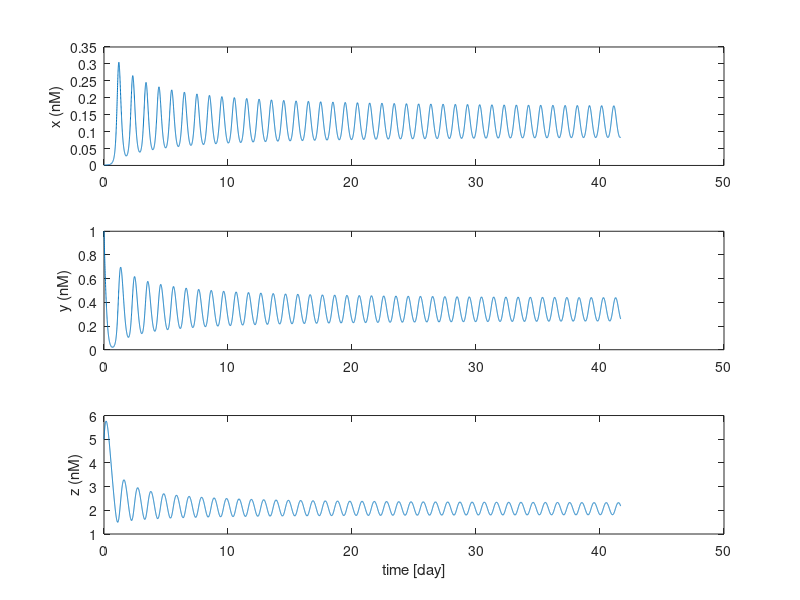
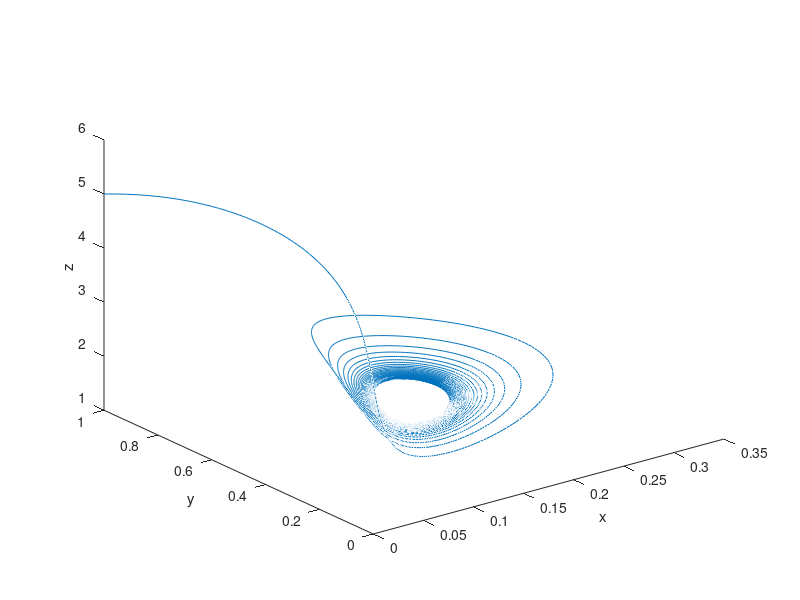
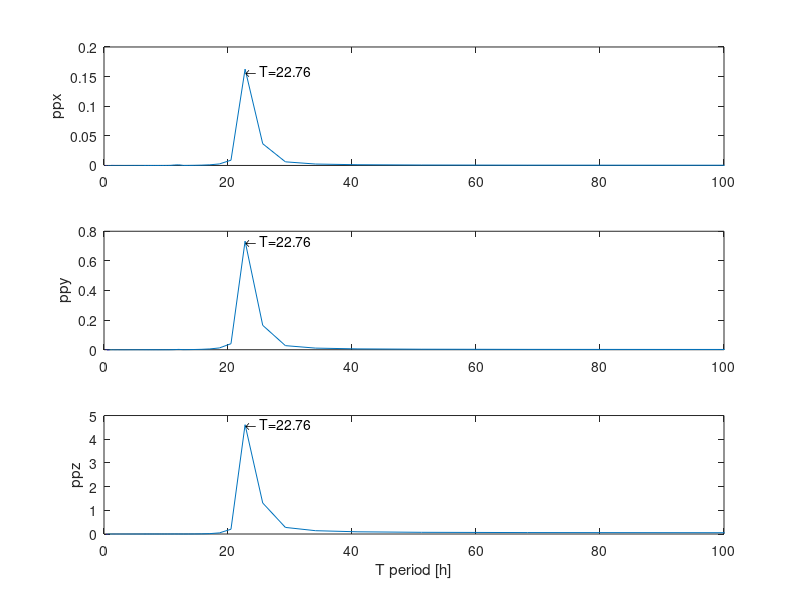
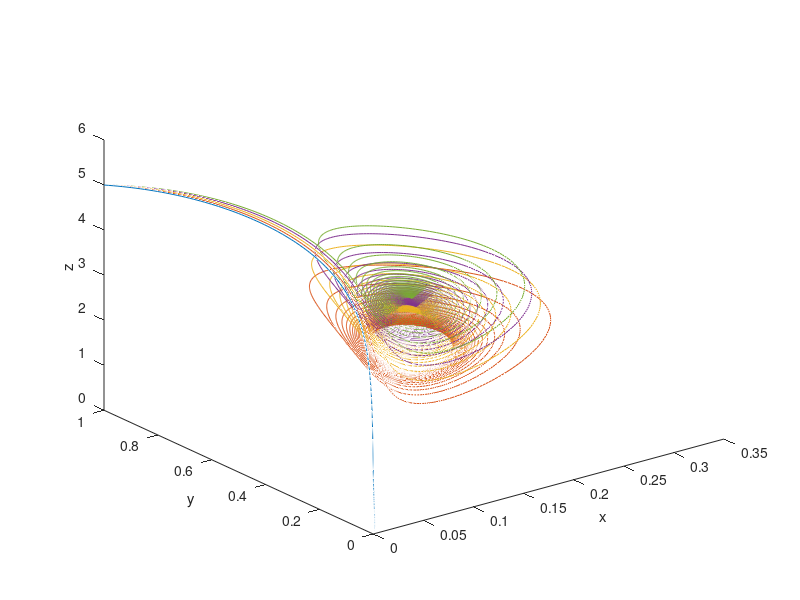

The MATLAB source for these figures, in order:
function bio341_mini_projet1()
% 14/11/2017

clear all
close all

what_to_solve = [1 0] ;
%what_to_solve(1) : Partie A
%what_to_solve(2)  : Partie B


%% PARTIE A
if(what_to_solve(1))
    
    %% SIMULATION OF THE MODEL
    
    %% Question 4
    %trajectoires  - Euler
    % dt1=0.01;
    % n1=10000/dt1;
    % x=zeros(1,n1);
    % y=zeros(1,n1);
    % z=zeros(1,n1);
    % x(1)=0; %x0
    % y(1)=1; %y0
    % z(1)=5; %z0
    %
    % for i=1:n1-1
    %    x(i+1)=x(i)+dt1*(v1 * K1^4/(K1^4+z(i)^4)- v2 * x(i)/(K2+x(i))) ;
    %    y(i+1)=y(i)+dt1*(k3 * x(i)- v4 * y(i)/(K4+y(i)));
    %    z(i+1)=z(i)+dt1*(k5 * y(i)- v6 * z(i)/(K6+z(i)));
    % end
    %
    % figure
    % subplot(3,1,1)
    % plot(x) %idealement, il faut faire plot(t,x)
    %
    % subplot(3,1,2)
    % plot(y) %plutot plot(t,y)
    %
    % subplot(3,1,3)
    % plot(z) %plutot plot(t,z)
    %
    % figure
    % plot3(x,y,z); hold on
    
    % ODE45
    dt = 0.1 ; %timestep
    tspan = 0 : dt : 1000; %10 000 heures = 416.67 jours
    condition_ini = [0 ; 1 ; 5] ;
    
    v1=0.7 ;
    [t, sol] = ode45(@(t,x) equation(t,x,v1), tspan, condition_ini);
    x=sol(:,1);
    y=sol(:,2);
    z=sol(:,3);
   
    figure
    subplot(3,1,1)
    plot(t/24,x)
    ylabel('x (nM)')
    
    subplot(3,1,2)
    plot(t/24,y)
    ylabel('y (nM)')
    
    subplot(3,1,3)
    plot(t/24,z)
    ylabel('z (nM)')
    xlabel('time [day]')
    
    figure
    plot3(x,y,z)
    xlabel('x') ; ylabel('y') ;zlabel('z')
    
    
    
    %% Question 5
    
    figure ;
    subplot(3,1,1)
    facteur_fin = 0.8 ; % on prend les valeurs de 80% à 100% de la fin
    x_end = x(length(x)*facteur_fin:end) ;
    [ppx, f] = periodogram(x_end-mean(x),[],[],1/dt) ;
    plot(1./f, ppx)
    ylabel('ppx')
    xlim([0 100])
    text(22.76, 0.16,'\leftarrow T=22.76');
    subplot(3,1,2)
    y_end = y(length(y)*facteur_fin:end) ;
    [ppy, f] = periodogram(y_end-mean(y),[],[],1/dt) ;
    plot(1./f, ppy)
    ylabel('ppy')
    xlim([0 100])
    text(22.76, 0.74,'\leftarrow T=22.76');
    subplot(3,1,3)
    z_end = z(length(z)*facteur_fin:end) ;
    [ppz, f] = periodogram(z_end-mean(z),[],[],1/dt) ;
    plot(1./f, ppz)
    ylabel('ppz')
    xlabel('T period [h]')
    xlim([0 100])
    text(22.76, 4.676,'\leftarrow T=22.76');
    
    %% Question 6
    
    v1=linspace(0.001, 5, 5) ; % !!!! changer le 10 en un nombre plus grand
    x_min=zeros(1,length(v1));
    x_max=zeros(1,length(v1));
    period=zeros(1,length(v1));
    pf_x=zeros(1,length(v1));
    pf_y=zeros(1,length(v1));
    pf_z=zeros(1,length(v1));
    
    figure
    
    for j=1:length(v1)
        
        [~, sol] = ode45(@(t,x) equation(t,x,v1(j)), tspan, condition_ini);
        x=sol(:,1);
        y=sol(:,2);
        z=sol(:,3);
        
        plot3(x,y,z) ; hold on
        xlabel('x') ; ylabel('y') ;zlabel('z')
        
        %     x=zeros(1,n1);
        %     y=zeros(1,n1);
        %     z=zeros(1,n1);
        %     x(1)=0; %x0
        %     y(1)=1; %y0
        %     z(1)=5; %z0
        %
        %     for i=1:n1-1
        %        x(i+1)=x(i)+dt1*(v1(j) * K1^4/(K1^4+z(i)^4)- v2 * x(i)/(K2+x(i))) ;
        %        y(i+1)=y(i)+dt1*(k3 * x(i)- v4 * y(i)/(K4+y(i)));
        %        z(i+1)=z(i)+dt1*(k5 * y(i)- v6 * z(i)/(K6+z(i)));
        %     end
        %
        %     plot3(x,y,z); hold on
        
        % question 7
        x_min(j)=min(x(length(x)*facteur_fin : end)) ;
        x_max(j)=max(x(length(x)*facteur_fin : end)) ;
        
        %question 8 - 9
        if v1(j)>=0.3 && v1(j)<=4
            %question 8
            x_end = x(length(x)*facteur_fin:end) ;
            [ppx, f] = periodogram(x_end-mean(x),[],[],1/dt) ;
            [~,index] = max(ppx) ;
            period(j) = 1./f(index) ;
            
            %question 9
            [sol_pf] = fsolve(@(x) solve_points_fixes(x,v1(j)),[1;1;2]);
            pf_x(j) = sol_pf(1) ;
            pf_y(j) = sol_pf(2) ;
            pf_z(j) = sol_pf(3);
        end
    end
    
    %% Question 7 (voir question 6)
    figure
    subplot(1,2,1)
    plot(v1,x_min,'-o', v1, x_max,'-x') ; hold on
    xlabel('v1')
    
    %% Question 8 (voir question 6)
    
    % v1=linspace(0.3, 1.3, 20) ;
    % period=zeros(1,length(v1));
    %
    % for j=1:length(v1)
    %     x=zeros(1,n1);
    %     y=zeros(1,n1);
    %     z=zeros(1,n1);
    %     x(1)=0; %x0
    %     y(1)=1; %y0
    %     z(1)=5; %z0
    %
    %     for i=1:n1-1
    %        x(i+1)=x(i)+dt1*(v1(j) * K1^4/(K1^4+z(i)^4)- v2 * x(i)/(K2+x(i))) ;
    %        y(i+1)=y(i)+dt1*(k3 * x(i)- v4 * y(i)/(K4+y(i)));
    %        z(i+1)=z(i)+dt1*(k5 * y(i)- v6 * z(i)/(K6+z(i)));
    %     end
    %     [ppx, f] = periodogram(x(50000:length(x))-mean(x),[],[],1/dt1) ;
    %     [maxi,index] = max(ppx) ;
    %     period(j) = 1./f(index) ;
    % end
    subplot(1,2,2)
    plot(v1, period, '-o')
    xlabel('v1')
    ylabel('period [h]')
    xlim([0.3 4])
    
    %% BEHAVIOR NEAR THE HOPF BIFURCATION
    
    %% Question 9
    subplot(1,2,1)
    plot(v1, pf_x,'*') ;
    legend('x_{min}', 'x_{max}','x_{PF}')
    
end
if(what_to_solve(2))
    dt = 0.1 ; %timestep
    tspan = 0 : dt : 10000; %10 000 heures = 416.67 jours
    condition_ini = [0 ; 1 ; 5] ;
    %% Question 10
    figure
    
    v1 = 0.5 ;
    
    [~, sol] = ode45(@(t,x) equation(t,x,v1), tspan, condition_ini);
    x=sol(:,1);
    y=sol(:,2);
    z=sol(:,3);

    plot3(x,y,z) ; hold on
    xlabel('x') ; ylabel('y') ;zlabel('z');
    
    [sol_pf] = fsolve(@(x) solve_points_fixes(x,v1),[1;1;2]);
    pf10_x = sol_pf(1) ;
    pf10_y = sol_pf(2) ;
    pf10_z = sol_pf(3);
    
    figure
    plot3(x,y,z) ; hold on
    xlim([pf10_x-0.1, pf10_x+0.1])
    ylim([pf10_y-0.1, pf10_y+0.1])
    zlim([pf10_z-0.1, pf10_z+0.1])
    xlabel('x') ; ylabel('y') ;zlabel('z')
    plot3(pf10_x, pf10_y, pf10_z, '-o', 'LineWidth',2) ; hold on
    
    figure
    plot(x,y)
    Jaco = jacobien(pf10_x,  pf10_y, pf10_z, v1)
    [V, D] = eig(Jaco) 
    
end

    function dxdt = equation(~,x,v1)
        %equations of the system
        %x(1) = x ; x(2) = y ; x(3) = z
        
        % Parameters
        %v1 est en parametre de la fonction car peut varier en fonciton de la
        %question
        v2 = 0.35 ;
        v4 = v2 ;
        v6 = v2 ;
        
        K1 = 1 ;
        K2 = K1 ;
        K4 = K1 ;
        K6 = K1 ;
        
        k3 = 0.7 ;
        k5 = k3 ;
        
        dx = v1 * K1^4/(K1^4+x(3)^4)- v2 * x(1)/(K2+x(1));
        dy = k3 * x(1)- v4 * x(2)/(K4+x(2)) ;
        dz = k5 * x(2)- v6 * x(3)/(K6+x(3)) ;
        
        dxdt=[dx; dy; dz];
    end

    function F = solve_points_fixes(x,v1)
        %equations of the system
        %x(1) = x ; x(2) = y ; x(3) = z
        
        % Parameters
        v2 = 0.35 ;
        v4 = v2 ;
        v6 = v2 ;
        
        K1 = 1 ;
        K2 = K1 ;
        K4 = K1 ;
        K6 = K1 ;
        
        k3 = 0.7 ;
        k5 = k3 ;
        
        F = [ v1 * K1^4/(K1^4+x(3)^4)- v2 * x(1)/(K2+x(1));
            k3 * x(1)- v4 * x(2)/(K4+x(2)) ;
            k5 * x(2)- v6 * x(3)/(K6+x(3))] ;
    end

    function J = jacobien(x,y,z, v1)
        v2 = 0.35 ;
        v4 = v2 ;
        v6 = v2 ;
        
        K1 = 1 ;
        K2 = K1 ;
        K4 = K1 ;
        K6 = K1 ;
        
        k3 = 0.7 ;
        k5 = k3 ;
        J = [-v2*K2/(K2+x)^2 ,   0,       -v1*K1^4*4*z^3/(K1^4+ z^4)^2 ;
            k3,             -v4*K4/(K4+y)^2,        0;
            0,                 k5,             -v6*K6/(K6+z)^2];
    end

end
